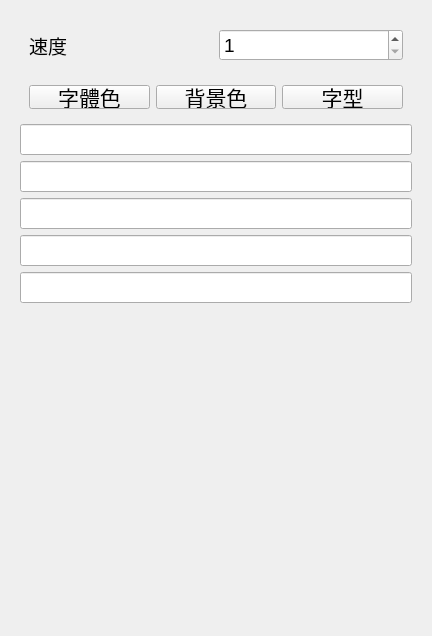
<?xml version="1.0" encoding="UTF-8"?>
<ui version="4.0">
 <class>EditMar</class>
 <widget class="QWidget" name="EditMar">
  <property name="geometry">
   <rect>
    <x>0</x>
    <y>0</y>
    <width>432</width>
    <height>636</height>
   </rect>
  </property>
  <property name="windowTitle">
   <string>Form</string>
  </property>
  <layout class="QGridLayout" name="gridLayout">
   <item row="0" column="0">
    <widget class="QWidget" name="wBgMar" native="true">
     <layout class="QVBoxLayout" name="verticalLayout">
      <item>
       <widget class="QWidget" name="widget_7" native="true">
        <layout class="QHBoxLayout" name="horizontalLayout_3">
         <item>
          <widget class="QLabel" name="label_10">
           <property name="font">
            <font>
             <pointsize>14</pointsize>
            </font>
           </property>
           <property name="text">
            <string>速度</string>
           </property>
          </widget>
         </item>
         <item>
          <widget class="QSpinBox" name="sbMar_2">
           <property name="font">
            <font>
             <pointsize>14</pointsize>
            </font>
           </property>
           <property name="minimum">
            <number>1</number>
           </property>
           <property name="maximum">
            <number>10</number>
           </property>
          </widget>
         </item>
        </layout>
       </widget>
      </item>
      <item>
       <widget class="QWidget" name="widget_8" native="true">
        <property name="minimumSize">
         <size>
          <width>0</width>
          <height>40</height>
         </size>
        </property>
        <property name="font">
         <font>
          <pointsize>16</pointsize>
         </font>
        </property>
        <layout class="QHBoxLayout" name="horizontalLayout_5">
         <item>
          <widget class="QPushButton" name="btnMarTxColor_2">
           <property name="font">
            <font>
             <weight>50</weight>
             <italic>false</italic>
             <bold>false</bold>
            </font>
           </property>
           <property name="text">
            <string>字體色</string>
           </property>
          </widget>
         </item>
         <item>
          <widget class="QPushButton" name="btnMarBgColor_2">
           <property name="font">
            <font>
             <weight>50</weight>
             <italic>false</italic>
             <bold>false</bold>
            </font>
           </property>
           <property name="text">
            <string>背景色</string>
           </property>
          </widget>
         </item>
         <item>
          <widget class="QPushButton" name="btnMarFont_2">
           <property name="font">
            <font>
             <weight>50</weight>
             <italic>false</italic>
             <bold>false</bold>
            </font>
           </property>
           <property name="text">
            <string>字型</string>
           </property>
          </widget>
         </item>
        </layout>
       </widget>
      </item>
      <item>
       <widget class="QLineEdit" name="txtMar0">
        <property name="font">
         <font>
          <pointsize>14</pointsize>
         </font>
        </property>
       </widget>
      </item>
      <item>
       <widget class="QLineEdit" name="txtMar1">
        <property name="font">
         <font>
          <pointsize>14</pointsize>
         </font>
        </property>
       </widget>
      </item>
      <item>
       <widget class="QLineEdit" name="txtMar2">
        <property name="font">
         <font>
          <pointsize>14</pointsize>
         </font>
        </property>
       </widget>
      </item>
      <item>
       <widget class="QLineEdit" name="txtMar3">
        <property name="font">
         <font>
          <pointsize>14</pointsize>
         </font>
        </property>
       </widget>
      </item>
      <item>
       <widget class="QLineEdit" name="txtMar4">
        <property name="font">
         <font>
          <pointsize>14</pointsize>
         </font>
        </property>
       </widget>
      </item>
      <item>
       <spacer name="verticalSpacer_4">
        <property name="orientation">
         <enum>Qt::Vertical</enum>
        </property>
        <property name="sizeHint" stdset="0">
         <size>
          <width>20</width>
          <height>328</height>
         </size>
        </property>
       </spacer>
      </item>
     </layout>
    </widget>
   </item>
  </layout>
 </widget>
 <resources/>
 <connections/>
</ui>
